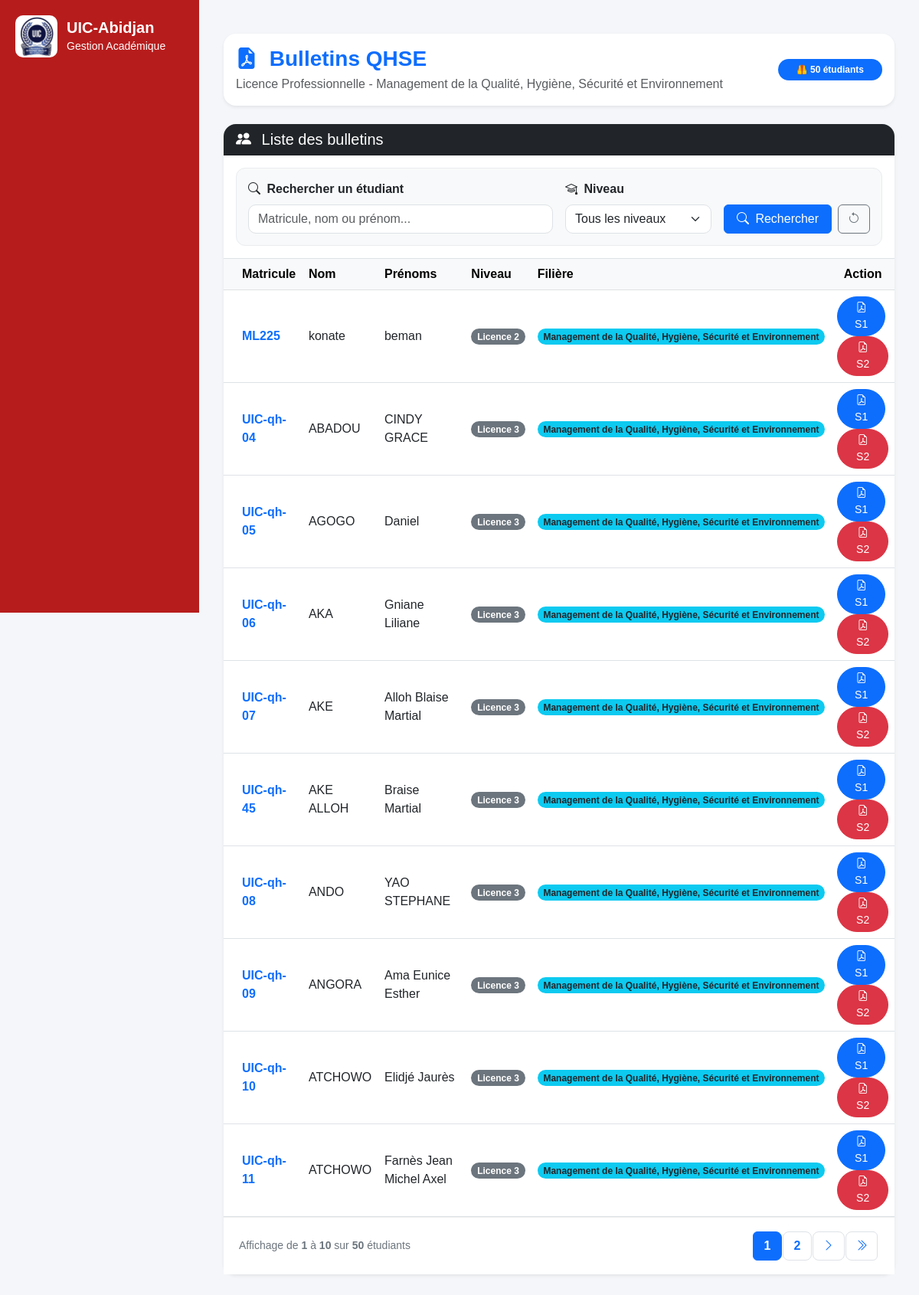
The app's page /lmd/l3/qhse/bulletins/ with its own data.
### lmd/models.py (models this page shows, shortened)
class EtudiantLMD(models.Model):
    user = models.OneToOneField(
        User,
        on_delete=models.CASCADE,
        null=True,
        blank=True,
        related_name="etudiant_lmd"
    )
    matricule = models.CharField(
        max_length=50,
        unique=True,
        db_index=True
    )
    nom = models.CharField(
        max_length=100,
        db_index=True
    )
    prenoms = models.CharField(
        max_length=150
    )
    sexe = models.CharField(
        max_length=1,
        choices=(
            ('M', 'Masculin'),
            ('F', 'Féminin'),
        )
    )
    STATUTS = [
        ("AF", "Affecté"),
        ("NF", "Non Affecté"),
    ]
    statut = models.CharField(
        max_length=20,
        choices=STATUTS,
        default="NF"
    )
    date_naissance = models.DateField(
        null=True,
        blank=True
    )
    lieu_naissance = models.CharField(
        max_length=100,
        blank=True,
        null=True
    )
    telephone = models.CharField(
        max_length=30,
        blank=True
    )
    email = models.EmailField(
        blank=True
    )
    NIVEAUX = [
        ("L1", "Licence 1"),
        ("L2", "Licence 2"),
        ("L3", "Licence 3"),
        ("M1", "Master 1"),
        ("M2", "Master 2"),
        ("DOC", "Doctorat"),
    ]
    niveau = models.CharField(
        max_length=10,
        choices=NIVEAUX,
        db_index=True
    )
    filiere = models.ForeignKey(
        "FiliereLMD",
        on_delete=models.CASCADE,
        related_name="etudiants"
    )
    annee_academique = models.CharField(
        max_length=20,
        db_index=True
    )
    date_inscription = models.DateTimeField(
        auto_now_add=True
    )
    actif = models.BooleanField(
        default=True
    )
    class Meta:
        ordering = [
            "nom",
            "prenoms"
        ]
        constraints = [
            models.UniqueConstraint(
                fields=[
                    "matricule",
                    "annee_academique"
                ],
                name="unique_etudiant_annee"
            )
        ]

class FiliereLMD(models.Model):
    NIVEAUX = [
        ("L1-L2", "Licence Fondamentale"),
        ("L3", "Licence Professionnelle"),
        ("M1-M2", "Master"),
    ]
    code = models.CharField(
        max_length=20,
        unique=True
    )
    libelle = models.CharField(
        max_length=100
    )
    niveau_formation = models.CharField(
        max_length=10,
        choices=NIVEAUX,
        default="L1-L2"
    )

### lmd/views.py (the view)
# urls.py: path("l3/qhse/bulletins/",views.l3_qhse_bulletins,name="l3_qhse_bulletins"),
def l3_qhse_bulletins(request):
    filiere = get_filiere_qhse()
    recherche = request.GET.get("q", "").strip()
    niveau = request.GET.get("niveau", "").strip()
    etudiants = EtudiantLMD.objects.filter(
        filiere=filiere
    ).select_related(
        "filiere"
    )
    if recherche:
        etudiants = etudiants.filter(
            Q(matricule__icontains=recherche) |
            Q(nom__icontains=recherche) |
            Q(prenoms__icontains=recherche)
        )
    if niveau in ["L1", "L2", "L3"]:
        etudiants = etudiants.filter(
            niveau=niveau
        )
    etudiants = etudiants.order_by(
        "niveau",
        "nom",
        "prenoms"
    )
    paginator = Paginator(
        etudiants,
        10
    )
    page_number = request.GET.get("page")
    page_obj = paginator.get_page(
        page_number
    )
    total_etudiants = etudiants.count()
    return render(
        request,
        "lmd/l3_qhse/bulletins.html",
        {
            "etudiants": page_obj,
            "page_obj": page_obj,
            "paginator": paginator,
            "filiere": filiere,
            "recherche": recherche,
            "niveau": niveau,
            "total_etudiants": total_etudiants,
        }
    )

### lmd/views.py (called while the page is built)
def get_filiere_qhse():
    filiere = (
        FiliereLMD.objects
        .filter(libelle__icontains="Qualité, Hygiène, Sécurité")
        .order_by("id")
        .first()
    )
    if filiere is None:
        raise Http404("Filière QHSE introuvable")
    return filiere

### lmd/templates/lmd/l3_qhse/bulletins.html (shortened to what this page needs)
{% extends "base.html" %}
{% block content %}
<div class="container-fluid py-4">
    <div class="card shadow-sm border-0 rounded-4 mb-4">
        <div class="card-body">
            <div class="d-flex justify-content-between align-items-center">
                <div>
                    <h3 class="fw-bold text-primary mb-1">
                        <i class="bi bi-file-earmark-pdf-fill me-2"></i>
                        Bulletins QHSE
                    </h3>
                    <p class="text-muted mb-0">
                        Licence Professionnelle -
                        Management de la Qualité,
                        Hygiène, Sécurité et Environnement
                    </p>
                </div>
                <span class="badge bg-primary rounded-pill px-4 py-2">
                    🦺 {{ total_etudiants }} étudiants
                </span>
            </div>
        </div>
    </div>
    <div class="card shadow-sm border-0 rounded-4">
        <div class="card-header bg-dark text-white rounded-top-4">
            <div class="d-flex justify-content-between align-items-center">
                <h5 class="mb-0">
                    <i class="bi bi-people-fill me-2"></i>
                    Liste des bulletins
                </h5>
            </div>
        </div>
        <div class="card-body border-bottom">
            <form
                method="GET"
                action=""
                class="search-container"
            >
                <div class="row g-3 align-items-end">
                    <div class="col-md-6">
                        <label class="form-label fw-semibold">
                            <i class="bi bi-search me-1"></i>
                            Rechercher un étudiant
                        </label>
                        <input
                            type="text"
                            name="q"
                            value="{{ recherche }}"
                            class="form-control search-input"
                            placeholder="Matricule, nom ou prénom..."
                        >
                    </div>
                    <div class="col-md-3">
                        <label class="form-label fw-semibold">
                            <i class="bi bi-mortarboard me-1"></i>
                            Niveau
                        </label>
                        <select
                            name="niveau"
                            class="form-select filter-select"
                        >
                            <option value="">
                                Tous les niveaux
                            </option>
                        </select>
                    </div>
                    <div class="col-md-3">
                        <div class="d-flex gap-2">
                            <button
                                type="submit"
                                class="btn btn-primary flex-fill"
                            >
                                <i class="bi bi-search me-1"></i>
                                Rechercher
                            </button>
                            <a
                                href="{% url 'l3_qhse_bulletins' %}"
                                class="btn btn-outline-secondary"
                                title="Réinitialiser"
                            >
                                <i class="bi bi-arrow-counterclockwise"></i>
                            </a>
                        </div>
                    </div>
                </div>
            </form>
        </div>
        <div class="card-body p-0">
            <div class="table-responsive">
                <table
                    class="table table-hover align-middle mb-0"
                    id="tableBulletins"
                >
                    <thead class="table-light">
                        <tr>
                            <th class="ps-4">
                                Matricule
                            </th>
                            <th>
                                Nom
                            </th>
                            <th>
                                Prénoms
                            </th>
                            <th>
                                Niveau
                            </th>
                            <th>
                                Filière
                            </th>
                            <th class="text-center">
                                Action
                            </th>
                        </tr>
                    </thead>
                    <tbody>
                    {% for e in etudiants %}
                    <tr>
                        <td class="ps-4">
                            <span class="fw-bold text-primary">
                                {{ e.matricule }}
                            </span>
                        </td>
                        <td>
                            {{ e.nom }}
                        </td>
                        <td>
                            {{ e.prenoms }}
                        </td>
                        <td>
                            {% if e.niveau == "L1" %}
                                <span class="badge bg-primary rounded-pill">
                                    Licence 1
                                </span>
                            {% elif e.niveau == "L2" %}
                                <span class="badge bg-warning text-dark rounded-pill">
                                    Licence 2
                                </span>
                            {% elif e.niveau == "L3" %}
                                <span class="badge bg-success rounded-pill">
                                    Licence 3
                                </span>
                            {% else %}
                                <span class="badge bg-secondary rounded-pill">
                                    {{ e.niveau }}
                                </span>
                            {% endif %}
                        </td>
                        <td>
                            <span class="badge bg-info text-dark rounded-pill">
                                {{ e.filiere.libelle }}
                            </span>
                        </td>
                        <td class="text-center">
                            <a
                                href="{% url 'imprimer_bulletin_licence_qhse' e.id 'S1' %}"
                                target="_blank"
                                class="btn btn-sm btn-primary rounded-pill px-3 me-1"
                            >
                                <i class="bi bi-file-earmark-pdf"></i>
                                S1
                            </a>
                            <a
                                href="{% url 'imprimer_bulletin_licence_qhse' e.id 'S2' %}"
                                target="_blank"
                                class="btn btn-sm btn-danger rounded-pill px-3"
                            >
                                <i class="bi bi-file-earmark-pdf"></i>
                                S2
                            </a>
                        </td>
                    </tr>
                    {% endfor %}
                    </tbody>
                </table>
            </div>
        </div>
        {% if page_obj.has_other_pages %}
        <div class="pagination-container">
            <div class="row align-items-center">
                <div class="col-md-6">
                    <div class="pagination-info">
                        Affichage de
                        <strong>
                            {{ page_obj.start_index }}
                        </strong>
                        à
                        <strong>
                            {{ page_obj.end_index }}
                        </strong>
                        sur
                        <strong>
                            {{ page_obj.paginator.count }}
                        </strong>
                        étudiants
                    </div>
                </div>
                <div class="col-md-6">
                    <nav aria-label="Pagination">
                        <ul class="pagination justify-content-md-end">
                            {% for num in page_obj.paginator.page_range %}
                                {% if num == page_obj.number %}
                                    <li class="page-item active">
                                        <span class="page-link">
                                            {{ num }}
                                        </span>
                                    </li>
                                {% elif num > page_obj.number|add:"-2" and num < page_obj.number|add:"2" %}
                                    <li class="page-item">
                                        <a
                                            class="page-link"
                                            href="?page={{ num }}{% if recherche %}&q={{ recherche|urlencode }}{% endif %}{% if niveau %}&niveau={{ niveau }}{% endif %}"
                                        >
                                            {{ num }}
                                        </a>
                                    </li>
                                {% endif %}
                            {% endfor %}
                            {% if page_obj.has_next %}
                            <li class="page-item">
                                <a
                                    class="page-link"
                                    href="?page={{ page_obj.next_page_number }}{% if recherche %}&q={{ recherche|urlencode }}{% endif %}{% if niveau %}&niveau={{ niveau }}{% endif %}"
                                    title="Page suivante"
                                >
                                    <i class="bi bi-chevron-right"></i>
                                </a>
                            </li>
                            <li class="page-item">
                                <a
                                    class="page-link"
                                    href="?page={{ page_obj.paginator.num_pages }}{% if recherche %}&q={{ recherche|urlencode }}{% endif %}{% if niveau %}&niveau={{ niveau }}{% endif %}"
                                    title="Dernière page"
                                >
                                    <i class="bi bi-chevron-double-right"></i>
                                </a>
                            </li>
                            {% endif %}
                        </ul>
                    </nav>
                </div>
            </div>
        </div>
        {% endif %}
    </div>
</div>
{% endblock %}

### core/templates/base.html (style rules this page uses)
body { margin: 0; font-family: Arial, sans-serif; background: #f4f6f9; }

### lmd/templates/lmd/l3_qhse/bulletins.html (style rules this page uses)
.search-container { background: #f8f9fa; border-radius: 12px; padding: 15px; border: 1px solid #e9ecef; }
.search-input { border-radius: 10px; border: 1px solid #dee2e6; }
.filter-select { border-radius: 10px; min-width: 160px; }
.pagination-container { padding: 18px 20px; border-top: 1px solid #eee; background: #fff; }
.pagination { margin-bottom: 0; }
.pagination .page-link { min-width: 38px; height: 38px; display: inline-flex; align-items: center; justify-content: center; border-radius: 8px; margin: 0 2px; font-weight: 600; }
.pagination .page-item.active .page-link { background-color: #0d6efd; border-color: #0d6efd; color: white; }
.pagination-info { color: #6c757d; font-size: 14px; }

### records on screen
EtudiantLMD: matricule "ML225", nom "konate", prenoms "beman", niveau "Licence 2", filiere.libelle "Management de la Qualité, Hygiène, Sécurité et Environnement"
EtudiantLMD: matricule "UIC-qh-04", nom "ABADOU", prenoms "CINDY GRACE", niveau "Licence 3", filiere.libelle "Management de la Qualité, Hygiène, Sécurité et Environnement"
EtudiantLMD: matricule "UIC-qh-05", nom "AGOGO", prenoms "Daniel", niveau "Licence 3", filiere.libelle "Management de la Qualité, Hygiène, Sécurité et Environnement"
EtudiantLMD: matricule "UIC-qh-06", nom "AKA", prenoms "Gniane Liliane", niveau "Licence 3", filiere.libelle "Management de la Qualité, Hygiène, Sécurité et Environnement"
EtudiantLMD: matricule "UIC-qh-07", nom "AKE", prenoms "Alloh Blaise Martial", niveau "Licence 3", filiere.libelle "Management de la Qualité, Hygiène, Sécurité et Environnement"
EtudiantLMD: matricule "UIC-qh-45", nom "AKE ALLOH", prenoms "Braise Martial", niveau "Licence 3", filiere.libelle "Management de la Qualité, Hygiène, Sécurité et Environnement"
EtudiantLMD: matricule "UIC-qh-08", nom "ANDO", prenoms "YAO STEPHANE", niveau "Licence 3", filiere.libelle "Management de la Qualité, Hygiène, Sécurité et Environnement"
EtudiantLMD: matricule "UIC-qh-09", nom "ANGORA", prenoms "Ama Eunice Esther", niveau "Licence 3", filiere.libelle "Management de la Qualité, Hygiène, Sécurité et Environnement"
EtudiantLMD: matricule "UIC-qh-10", nom "ATCHOWO", prenoms "Elidjé Jaurès", niveau "Licence 3", filiere.libelle "Management de la Qualité, Hygiène, Sécurité et Environnement"
EtudiantLMD: matricule "UIC-qh-11", nom "ATCHOWO", prenoms "Farnès Jean Michel Axel", niveau "Licence 3", filiere.libelle "Management de la Qualité, Hygiène, Sécurité et Environnement"

### other values on screen
{{ total_etudiants }} "50"
{{ page_obj.start_index }} "1"
{{ page_obj.end_index }} "10"
{{ page_obj.paginator.count }} "50"
{{ num }} "1"
{{ num }} "2"
